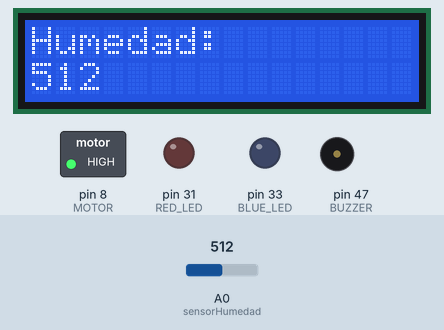
Simulated run of this sketch. Board: Arduino Mega 2560, built with avr-gcc and run on an emulated ATmega2560. On the bench: 16×2 character LCD, switched loads named in the sketch (green lamp = pin HIGH), output pins drawn as LEDs (lit = HIGH), buzzer (waves = sounding). Inputs (shaded band) come from the test bench; at power-on: A0 (sensorHumedad) = 512. What the sketch prints to the serial monitor is not drawn.

Above: at 1.2 s.
1.3 s: A0 (sensorHumedad) set to 437
At 1.9 s:
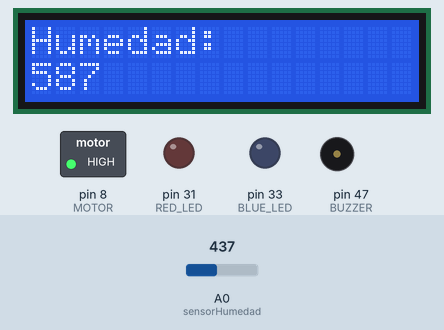
2.8 s: A0 (sensorHumedad) set to 405
At 3.1 s:
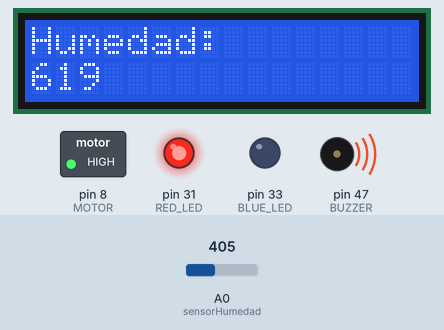
4.3 s: A0 (sensorHumedad) set to 900
At 6.0 s:
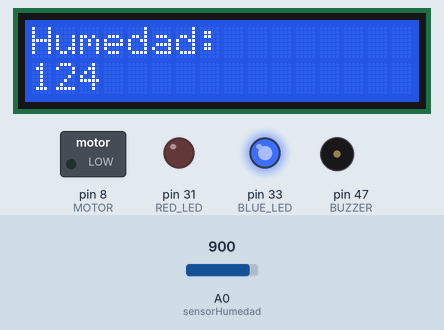
Timing chart, 0 to 7.5 s (numbered marks = the images above; inputs shaded):
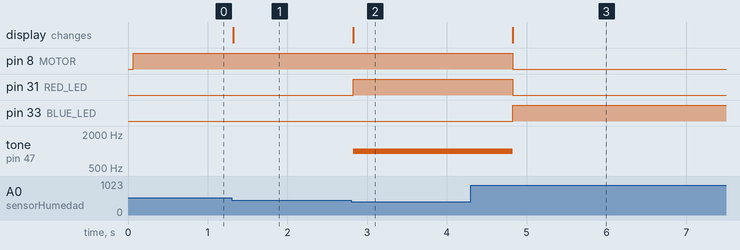

The sketch:

Experimento3.ino
```cpp
int sensorHumedad = A0;

#include <LiquidCrystal.h>
LiquidCrystal lcd(2,3,4,5,6,7);

#define MOTOR 8
#define RED_LED 31
#define BLUE_LED 33
#define BUZZER 47


void setup() {
  Serial.begin(9600);
  pinMode(MOTOR, OUTPUT);
  pinMode(sensorHumedad,INPUT);
  pinMode(RED_LED, OUTPUT);
  pinMode(BLUE_LED, OUTPUT);
  pinMode(BUZZER, OUTPUT);
  lcd.begin(16,2);
}

void loop() {
  int humedad = analogRead(sensorHumedad);
  humedad = 1024 - humedad;
  Serial.print("Humedad:");
  Serial.println(humedad);

  lcd.setCursor(0,0);
  lcd.print("Humedad:");
  lcd.setCursor(0,1);
  lcd.print(humedad);

if(humedad < 205 && humedad >= 0){
  noTone(BUZZER);
	digitalWrite(MOTOR, LOW);
  digitalWrite(RED_LED, LOW);
  digitalWrite(BLUE_LED, HIGH);
	delay(1000);
}else if(humedad > 600){
  tone(BUZZER, 1000);
  digitalWrite(MOTOR, HIGH);
  digitalWrite(BLUE_LED, LOW);
  digitalWrite(RED_LED, HIGH);
  delay(1000);
} else {
  noTone(BUZZER);
  digitalWrite(MOTOR,HIGH);
  digitalWrite(BLUE_LED, LOW);
  digitalWrite(RED_LED, LOW);
  }
}
```

Measured:
- the behaviour switches between 424 and 423 on A0 (sensorHumedad) (found by bisection; images 1 and 2)
- after the input at 1.3 s, the display: changes at once (image 1)
- after the input at 2.8 s, pin 31 (RED_LED): LOW → HIGH at once; tone on pin 47 (BUZZER): silent → 1000 Hz at once; the display: changes at once (image 2)
- after the input at 4.3 s, pin 8 (MOTOR), pin 31 (RED_LED): HIGH → LOW after 0.53 s; pin 33 (BLUE_LED): LOW → HIGH after 0.53 s; tone on pin 47 (BUZZER): 1000 Hz → silent after 0.53 s; the display: changes after 0.53 s (image 3)
